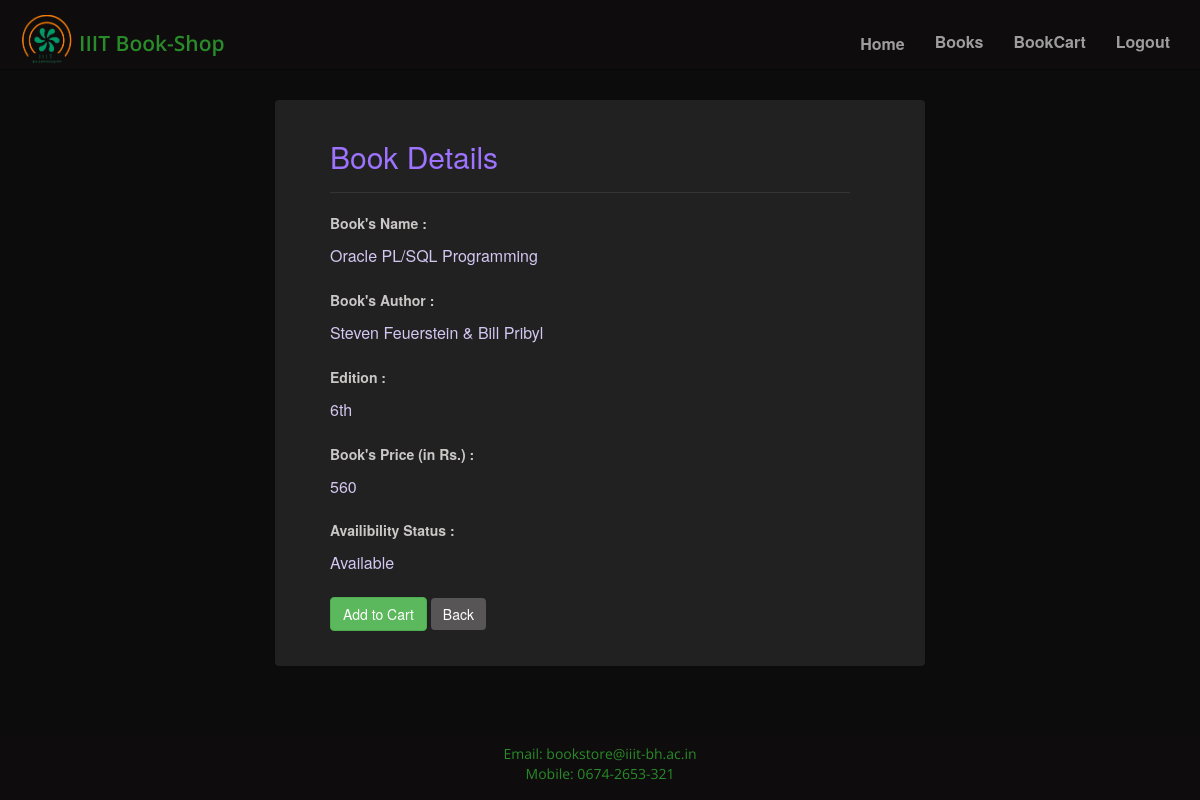
The app's page /Student/ViewBook.php?bookid=1 with its own data.
### tables this page shows
CREATE TABLE IF NOT EXISTS `books` (
    bookid INT NOT NULL PRIMARY KEY AUTO_INCREMENT,
    name VARCHAR(250) NOT NULL,
    author VARCHAR(250) NOT NULL,
    edition VARCHAR(250) NOT NULL,
    status VARCHAR(250) NOT NULL,
    image text NOT NULL,
    price INT(250) NOT NULL,
    quantity INT(250) NOT NULL
);

### Student/ViewBook.php (the view, shortened to what this page needs)
<?php
if(isset($_GET["bookid"]) && !empty(trim($_GET["bookid"]))){
    require_once "../connectserver.php";
    $sql = "SELECT * FROM books WHERE bookid = ?";
    if($stmt = mysqli_prepare($link, $sql)){
        mysqli_stmt_bind_param($stmt, "i", $param_bookid);
        if(mysqli_stmt_execute($stmt)){
            $result = mysqli_stmt_get_result($stmt);
            if(mysqli_num_rows($result) == 1){
                $row = mysqli_fetch_array($result, MYSQLI_ASSOC);
            } else{
                header("location: ErrorMessage.php");
                exit();
            }
        } else{
            echo "Oops! Something went wrong. Please try again later.";
        }
    }
} else{
    header("location: ErrorMessage.php");
    exit();
}
?>
<!DOCTYPE html>
<html>
<head>
    <link rel="stylesheet" href="https://maxcdn.bootstrapcdn.com/bootstrap/3.3.7/css/bootstrap.min.css"/>
    <link rel="stylesheet" href="CSS/navbar.css"/>
</head>
<body class="view-book" style="background-color:rgb(12, 12, 12); color:rgb(202, 199, 199);">
    <nav class="navbar-sticky navbar navbar-inverse navbar-static-top navigation">
        <div class="container">
            <div class="navbar-header">
                <a class="navbar-brand" href="#">
                    <img style="width: 64px" src="Images/iiit-logo.png"alt="iiit logo"/>
                    <span class="iiitbookstore" style="font-family: 'Open Sans', sans-serif; font-weight:600; font-size: 21px;">IIIT Book-Shop</span>
                </a>
            </div>
            <div id="navbar6" class="navbar-collapse collapse">
            <ul class="nav navbar-nav navbar-right">
                <li><a href="Student-AHome.php"><i class="fa fa-home fa-fw" style="font-size: 20px;" aria-hidden="true"></i>Home</a></li>
                <li ><a href="Books.php">Books <i class="fa fa-bookmark-o" aria-hidden="true"></i> </a></li>
                <li><a href="cart.php">BookCart <i class="fa fa-shopping-cart"  aria-hidden="true"></i> </a></li>
                <li><a class="logout" href="Student-Logout.php">Logout <i class="fa fa-sign-out" style="color: blue" aria-hidden="true"></i> </a> </li>
            </ul>
        </div>
      </div>
    </nav>
    <div class="wrapper" style=" margin: 0 auto; background-color:#222121; margin-top:30px; border-radius:4px; width:650px; margin-bottom:50px; padding:0px 60px 35px 40px;">
        <div class="container-fluid">
            <div class="row">
                <div class="col-md-12">
                    <div class="page-header" style="border-color:rgb(53, 51, 51);">
                        <h2 style="color:rgb(157, 115, 255);" >Book Details</h2>
                    </div>
                    <div class="form-group">
                        <label>Book's Name :</label>
                        <p class="form-control-static" style="color:rgb(211, 198, 241); font-size:16px;"><?php echo $row["name"]; ?></p>
                    </div>
                    <div class="form-group">
                        <label>Book's Author :</label>
                        <p class="form-control-static" style="color:rgb(211, 198, 241); font-size:16px;"><?php echo $row["author"]; ?></p>
                    </div>
                    <div class="form-group">
                        <label>Edition :</label>
                        <p class="form-control-static" style="color:rgb(211, 198, 241); font-size:16px;"><?php echo $row["edition"]; ?></p>
                    </div>
                    <div class="form-group">
                        <label>Book's Price (in Rs.) :</label>
                        <p class="form-control-static" style="color:rgb(211, 198, 241); font-size:16px;"><?php echo $row["price"]; ?></p>
                    </div>
                    <div class="form-group">
                        <label>Availibility Status :</label>
                        <p class="form-control-static" style="color:rgb(211, 198, 241); font-size:16px;"><?php echo $row["status"]; ?></p>
                    </div>
                    <form method="post" action="cart.php">
                        <input type="submit" name="cart" class="btn btn-success" value="Add to Cart">
                        <a href="Books.php" class="btn btn-default">Back</a>
                    </form>
                </div>
            </div>
        </div>
    </div>
    <footer id="footer" class="footer" style="position: fixed">
      <p class="text-center">
        Email: bookstore@iiit-bh.ac.in
        <br />Mobile: 0674-2653-321
      </p>
    </footer>
</body>
</html>

### Student/CSS/navbar.css (style rules this page uses)
.navbar-brand { padding: 0px; }
.navigation { height: 70px; background-color: #0e0c0c; }
.navigation .navbar-brand { display: flex; align-items: center; color: rgb(41, 139, 41); margin-top: 15px; }
.navigation .navbar-brand > img { padding: 8px 0px; height: 67px; }
.navbar-nav a { margin-top: 17px; font-weight: bold; font-size: 16px; color: rgb(160, 159, 158); }
.navigation .navbar-brand .iiitbookstore { margin-top: 5px; font-family: 'Open Sans', sans-serif; font-weight:600; font-size: 21px; }
.footer { right: 0; bottom: 0; left: 0; height: 65px; padding-top: 9px; background-color: #0e0c0c; color: rgb(41, 139, 41); text-align: center; font-family: 'Open Sans'; }

### Student/ViewBook.php (style rules this page uses)
.wrapper .row a { background-color:rgb(87, 85, 85); color:white; border:none; }

### records on screen
books: name "Oracle PL/SQL Programming", author "Steven Feuerstein & Bill Pribyl", edition "6th", price "560", status "Available"
